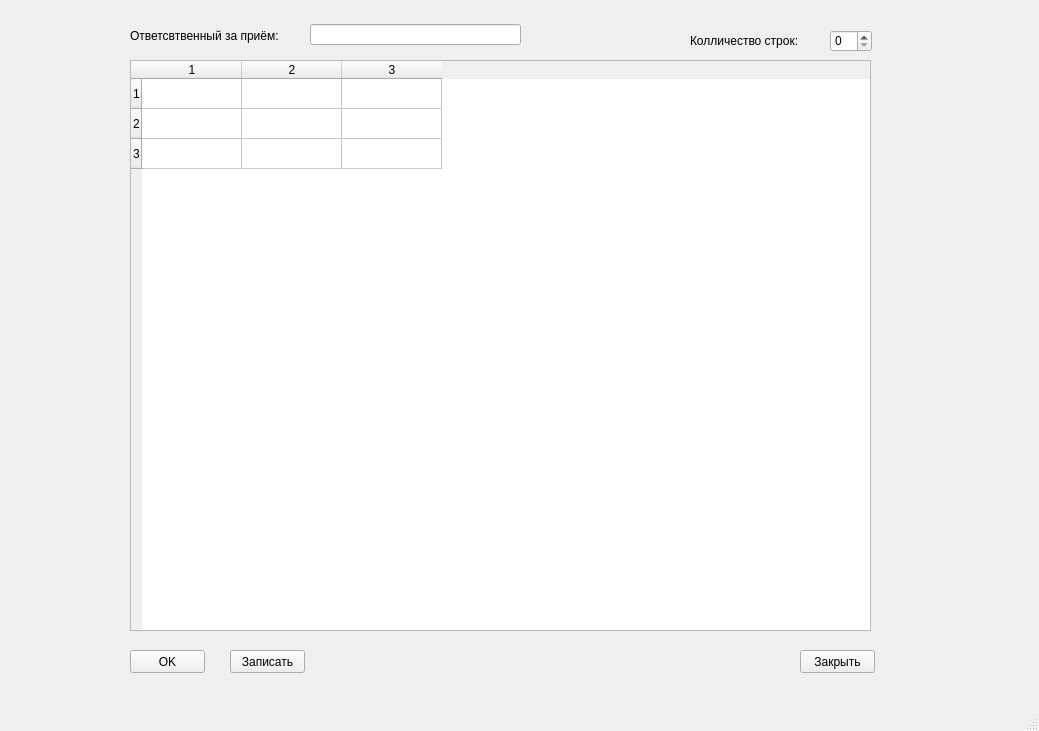
<?xml version="1.0" encoding="UTF-8"?>
<ui version="4.0">
 <class>MainWindow</class>
 <widget class="QMainWindow" name="MainWindow">
  <property name="enabled">
   <bool>true</bool>
  </property>
  <property name="geometry">
   <rect>
    <x>0</x>
    <y>0</y>
    <width>1039</width>
    <height>731</height>
   </rect>
  </property>
  <property name="windowTitle">
   <string>MainWindow</string>
  </property>
  <widget class="QWidget" name="centralwidget">
   <widget class="QTableWidget" name="tableWidget">
    <property name="geometry">
     <rect>
      <x>130</x>
      <y>60</y>
      <width>741</width>
      <height>571</height>
     </rect>
    </property>
    <property name="rowCount">
     <number>3</number>
    </property>
    <property name="columnCount">
     <number>3</number>
    </property>
    <attribute name="horizontalHeaderCascadingSectionResizes">
     <bool>true</bool>
    </attribute>
    <row/>
    <row/>
    <row/>
    <column/>
    <column/>
    <column/>
   </widget>
   <widget class="QLineEdit" name="lineEdit">
    <property name="geometry">
     <rect>
      <x>310</x>
      <y>24</y>
      <width>211</width>
      <height>21</height>
     </rect>
    </property>
   </widget>
   <widget class="QPushButton" name="pushButton">
    <property name="geometry">
     <rect>
      <x>130</x>
      <y>650</y>
      <width>75</width>
      <height>23</height>
     </rect>
    </property>
    <property name="text">
     <string>OK</string>
    </property>
   </widget>
   <widget class="QPushButton" name="pushButton_2">
    <property name="geometry">
     <rect>
      <x>230</x>
      <y>650</y>
      <width>75</width>
      <height>23</height>
     </rect>
    </property>
    <property name="text">
     <string>Записать</string>
    </property>
   </widget>
   <widget class="QPushButton" name="pushButton_3">
    <property name="geometry">
     <rect>
      <x>800</x>
      <y>650</y>
      <width>75</width>
      <height>23</height>
     </rect>
    </property>
    <property name="text">
     <string>Закрыть</string>
    </property>
   </widget>
   <widget class="QLabel" name="label">
    <property name="geometry">
     <rect>
      <x>130</x>
      <y>25</y>
      <width>181</width>
      <height>21</height>
     </rect>
    </property>
    <property name="font">
     <font>
      <family>MS Sans Serif</family>
     </font>
    </property>
    <property name="text">
     <string>Ответсвтвенный за приём:</string>
    </property>
   </widget>
   <widget class="QSpinBox" name="spinBox">
    <property name="geometry">
     <rect>
      <x>830</x>
      <y>30</y>
      <width>42</width>
      <height>22</height>
     </rect>
    </property>
   </widget>
   <widget class="QLabel" name="label_2">
    <property name="geometry">
     <rect>
      <x>690</x>
      <y>30</y>
      <width>131</width>
      <height>21</height>
     </rect>
    </property>
    <property name="font">
     <font>
      <family>MS Sans Serif</family>
     </font>
    </property>
    <property name="text">
     <string>Колличество строк:</string>
    </property>
   </widget>
  </widget>
  <widget class="QMenuBar" name="menubar">
   <property name="geometry">
    <rect>
     <x>0</x>
     <y>0</y>
     <width>1039</width>
     <height>21</height>
    </rect>
   </property>
  </widget>
  <widget class="QStatusBar" name="statusbar"/>
 </widget>
 <resources/>
 <connections/>
</ui>
